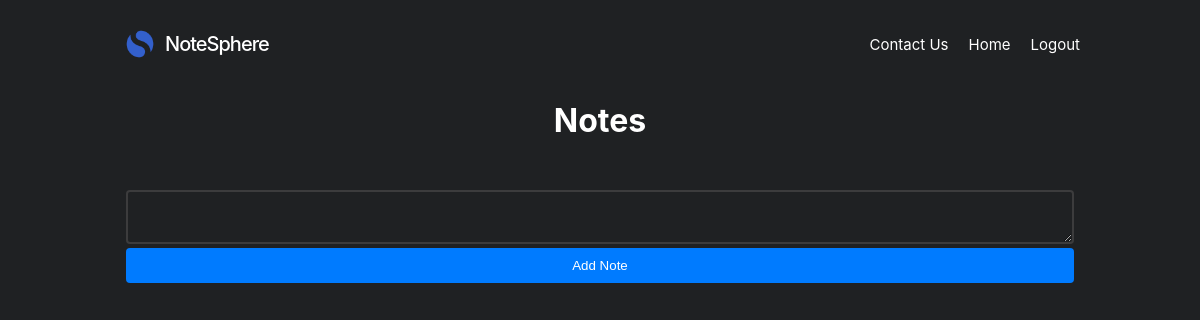
The page /notes_space (signed in) on the database as committed earlier.
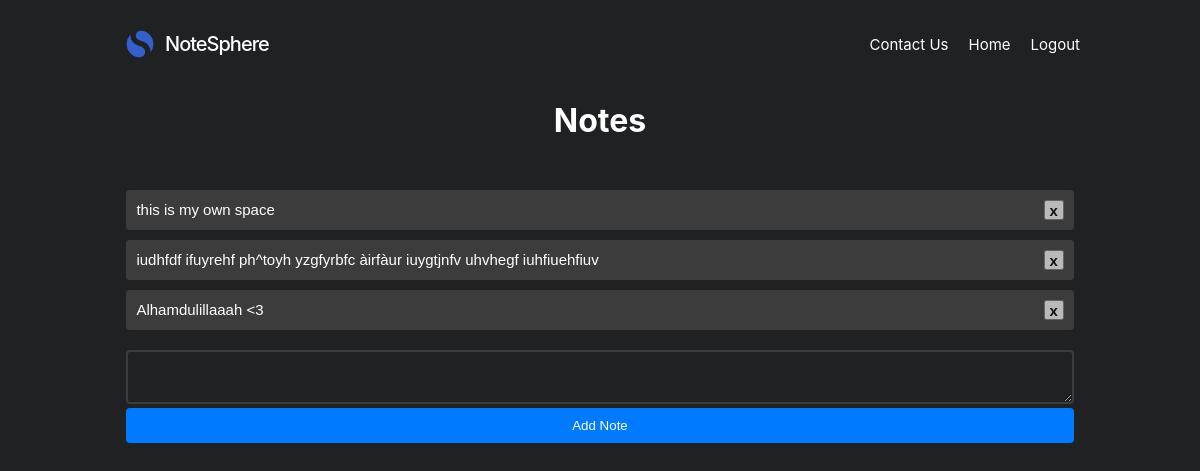
The same page on the database as committed later.
### website/models.py (models this page shows)
class Note(db.Model):
  id = db.Column(db.Integer, primary_key=True)
  text = db.Column(db.String(10000))
  date = db.Column(db.DateTime(timezone=True), default=func.now())
  user_id = db.Column(db.Integer, db.ForeignKey('user.id'))

### website/views.py (the view, shortened to what this page needs)
@views.route('/notes_space', methods=['GET', 'POST'])
@login_required  # Requires the user to be logged in
def notes():
  return render_template("notes_space.html", user=current_user)

### website/__init__.py (called while the page is built)
def create_app():
	app = Flask(__name__)
	app.config['SECRET_KEY'] = 'not secret'
	app.config['SQLALCHEMY_DATABASE_URI'] = f'sqlite:///{NOTESPHERE_DB}'
	db.init_app(app)
	from .views import views
	from .auth import auth
	app.register_blueprint(views, url_prefix='/')
	app.register_blueprint(auth, url_prefix='/')
	from .models import User, Note
	create_db(app)
	login_manager = LoginManager()
	login_manager.login_view = 'auth.login'
	login_manager.init_app(app)
	@login_manager.user_loader
	def load_user(id):
		return User.query.get(int(id))
	return app

### website/templates/notes_space.html (shortened to what this page needs)
<!DOCTYPE html>
<html lang="en">
<head>
    <link rel="stylesheet" href="{{ url_for('static', filename='css styles/notes_page.css') }}">
</head>
<body>
  <header class="site-header">
    <div class="site-branding">
      <img class="website_icon" src="../static/images/website_icon.png">
      <p class="site-title">NoteSphere</p>
    </div>
      <nav id="site-navigation" class="main-navigation">
        <div class="menu-primary-container">
          <ul class="main-menu">
            {% if user.is_authenticated %}
            <li class="contact_us">
              <a href="#">Contact Us</a>
            <li class="home">
              <a href="/">Home</a>
            </li>
            <li class="logout">
              <a href="/logout">Logout</a>
            </li>
            {% endif %}
          </ul></div>	</nav>
  </header>
  <h1>Notes</h1>
  <div class="notes-container">
    <ul class="list_notes">
      {% for note in user.notes %}
      <li class="note_item">
        <div class="note-content">
          <p class="note_text">{{ note.text }}</p>
      </div>
        <button class="close_btn" onclick="deleteNote({{ note.id }})">x</button>
      </li>
      {% endfor %}
    </ul>
    <form method="POST">
      <textarea name="note" id="note"></textarea>
      <div>
        <button class="submit">Add Note</button>
      </div>
  </div>
</body>
</html>

Rows that differ between the two databases and show on the page:
added Note: text "this is my own space"
added Note: text "iudhfdf ifuyrehf ph^toyh yzgfyrbfc àirfàur iuygtjnfv uhvhegf iuhfiuehfiuv"
added Note: text "Alhamdulillaaah <3"
